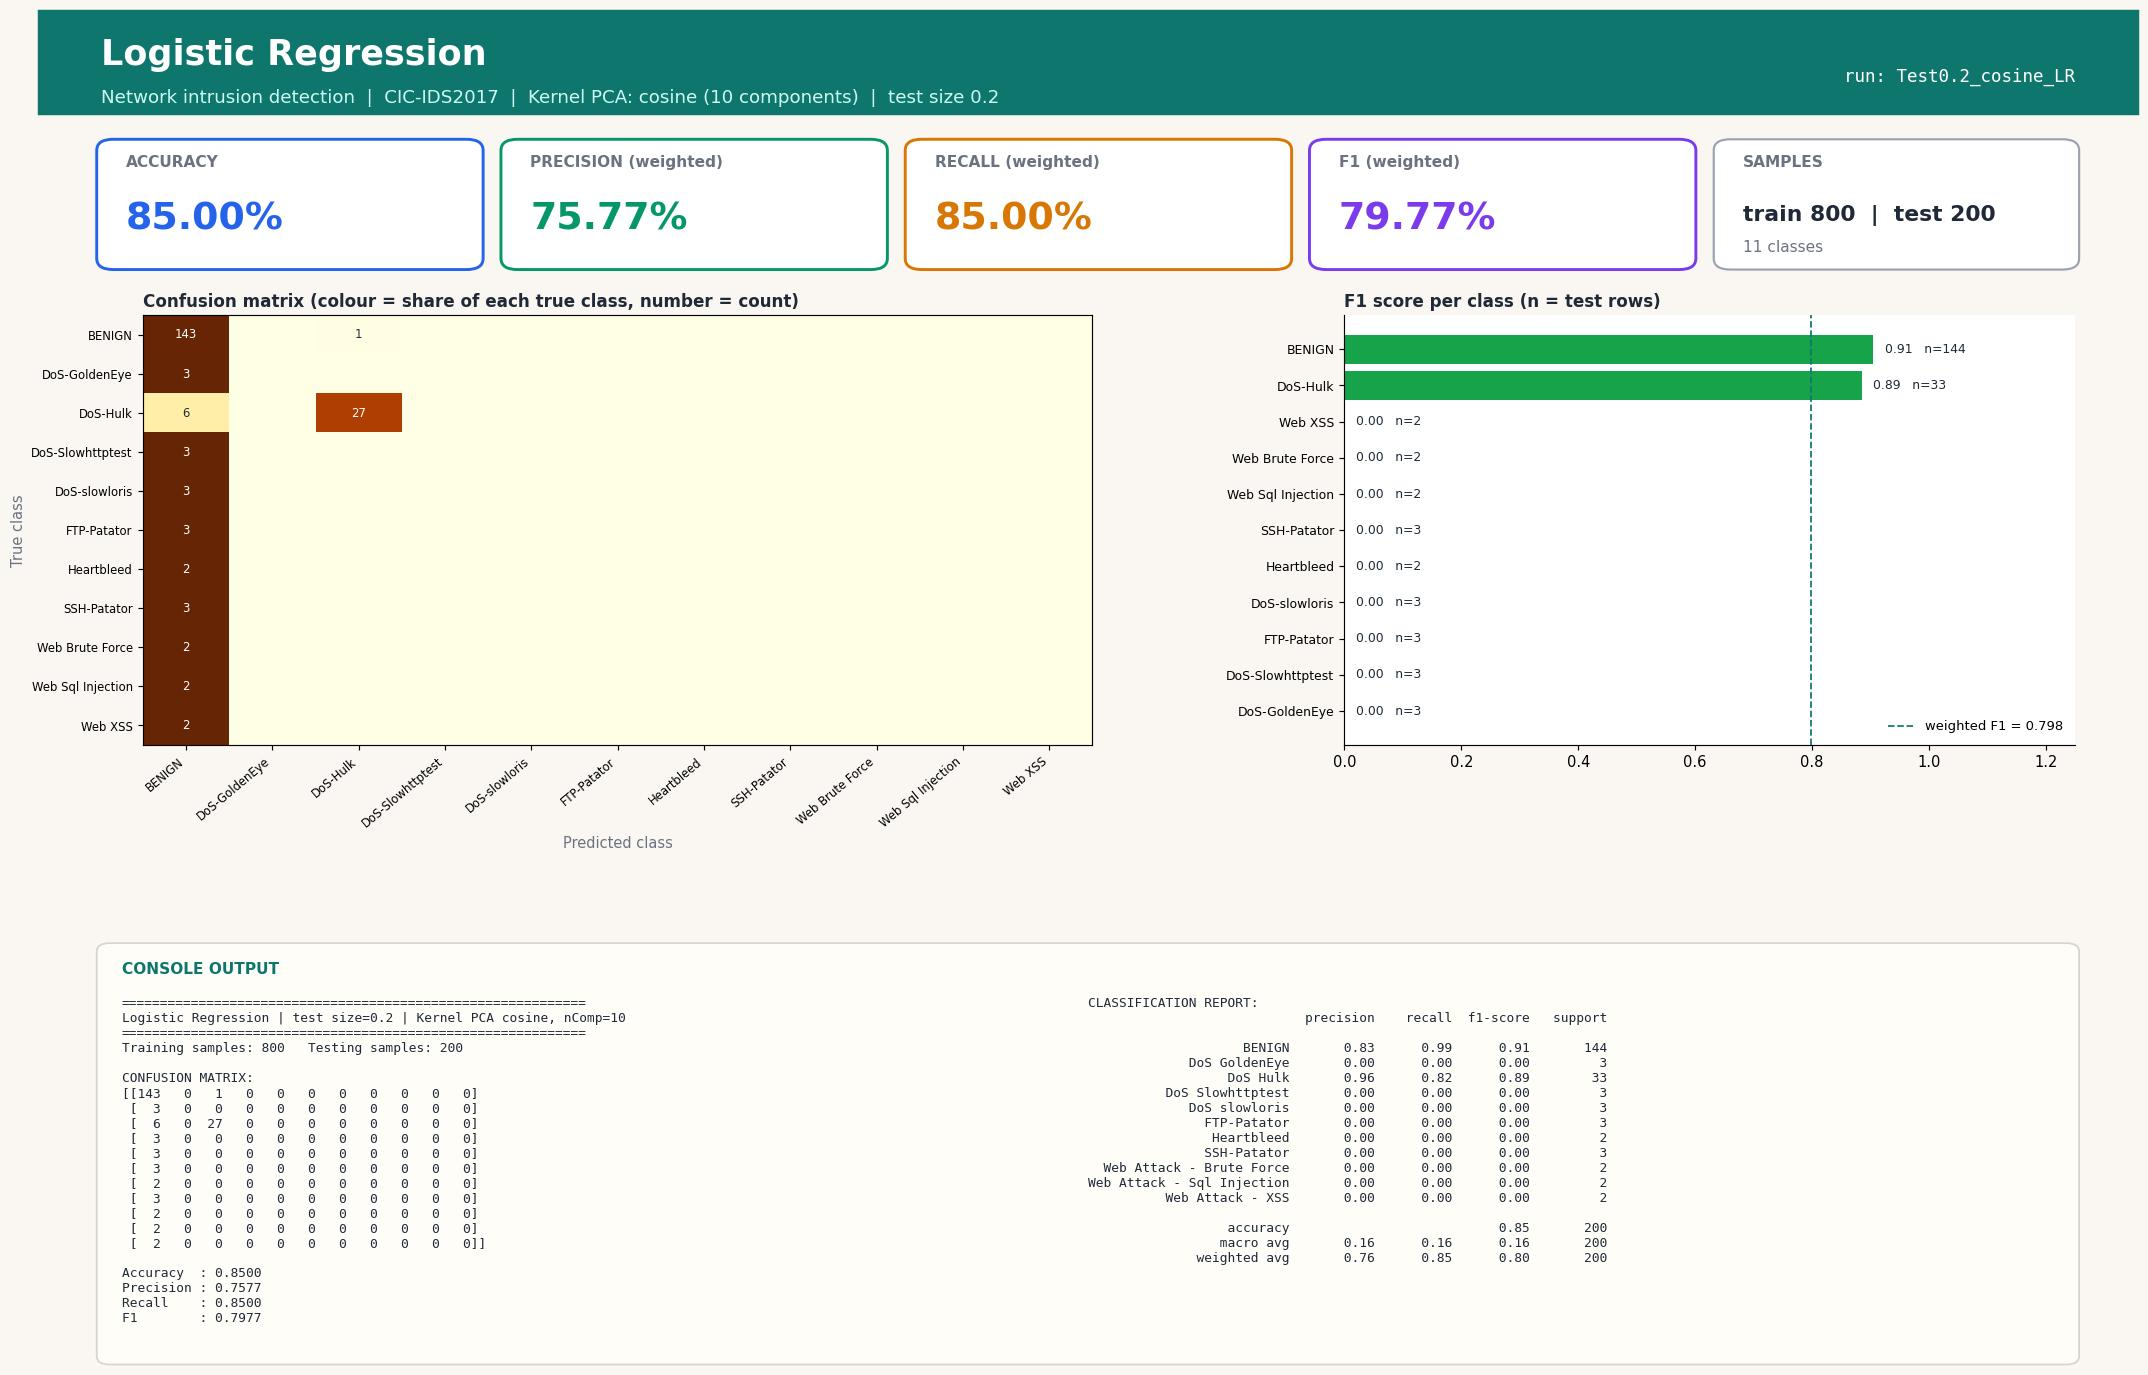

Generate this figure with Python:
#!/usr/bin/env python3
"""Logistic Regression | Test size 0.2 | Kernel PCA kernel=cosine, n_components=10
CIC-IDS2017 (Tue+Wed+Thu-morning) 1000-row stratified sample.
Run in any IDE (Spyder / VS Code / PyCharm / Jupyter): open the file and press Run, no arguments needed.
Saves next to this file: 'Test0.2_cosine_LR.jpg' - one image with the console output (confusion matrix, metrics, classification report) plus charts."""
import json, os
import numpy as np
import matplotlib.pyplot as plt
from sklearn.decomposition import KernelPCA
from sklearn.linear_model import LogisticRegression
from sklearn.metrics import (accuracy_score, classification_report, confusion_matrix,
                             f1_score, precision_score, recall_score)
from sklearn.model_selection import train_test_split
from sklearn.preprocessing import StandardScaler

TEST_SIZE, KERNEL, N_COMP, ALG, ALG_NAME = 0.2, "cosine", 10, "LR", "Logistic Regression"
try:
    HERE = os.path.dirname(os.path.abspath(__file__))
except NameError:                      # Jupyter / interactive console
    HERE = os.getcwd()
def _find_root():                      # folder that contains data/sample.npz (works from any working directory)
    for p in (HERE, os.path.join(HERE, ".."), os.path.join(HERE, "..", ".."), os.getcwd()):
        if os.path.exists(os.path.join(p, "data", "sample.npz")):
            return os.path.abspath(p)
    raise FileNotFoundError("data/sample.npz not found - run prepare_data.py or keep the repo folder structure")
ROOT = _find_root()
tag = f"Test{TEST_SIZE}_{KERNEL}_{ALG}"

# 1. LOAD cached, cleaned sample (see prepare_data.py)
d = np.load(os.path.join(ROOT, "data", "sample.npz"), allow_pickle=True)
X, y, class_names = d["X"], d["y"], [str(c).replace("�", "-") for c in d["classes"]]

# 2. SPLIT
X_train, X_test, y_train, y_test = train_test_split(
    X, y, test_size=TEST_SIZE, random_state=42, stratify=y)

# 3. SCALE (fit on train only)
scaler = StandardScaler()
X_train = scaler.fit_transform(X_train); X_test = scaler.transform(X_test)

# 4. DIMENSIONALITY REDUCTION: Kernel PCA (fit on train only; gamma = sklearn default 1/n_features)
kpca = KernelPCA(n_components=N_COMP, kernel=KERNEL, random_state=0)
X_train = kpca.fit_transform(X_train); X_test = kpca.transform(X_test)

# 5. CLASSIFIER
classifier = LogisticRegression(max_iter=1000, solver="lbfgs", random_state=0)
classifier.fit(X_train, y_train)
y_pred = classifier.predict(X_test)

# 6. METRICS
labels = np.arange(len(class_names))
cm = confusion_matrix(y_test, y_pred, labels=labels)
res = dict(test_size=TEST_SIZE, kernel=KERNEL, n_components=N_COMP, algorithm=ALG, model=ALG_NAME,
           n_train=int(len(y_train)), n_test=int(len(y_test)),
           accuracy=accuracy_score(y_test, y_pred),
           precision=precision_score(y_test, y_pred, average="weighted", zero_division=0),
           recall=recall_score(y_test, y_pred, average="weighted", zero_division=0),
           f1=f1_score(y_test, y_pred, average="weighted", zero_division=0))
report = classification_report(y_test, y_pred, labels=labels, target_names=class_names, zero_division=0)
lines = ["=" * 60, f"{ALG_NAME} | test size={TEST_SIZE} | Kernel PCA {KERNEL}, nComp={N_COMP}", "=" * 60,
         f"Training samples: {len(y_train)}   Testing samples: {len(y_test)}", "", "CONFUSION MATRIX:", np.array2string(cm), ""]
for k in ("accuracy", "precision", "recall", "f1"): lines.append(f"{k.capitalize():10s}: {res[k]:.4f}")
lines += ["", "CLASSIFICATION REPORT:", report]
console_output = "\n".join(lines); print(console_output)

# 7. VISUAL OUTPUT: ONE report-style image (banner, KPI cards, charts, console output) - real results only
from matplotlib.patches import FancyBboxPatch, Rectangle
short = [c.replace("Web Attack - ", "Web ").replace("DoS ", "DoS-") for c in class_names]
rep = classification_report(y_test, y_pred, labels=labels, target_names=class_names, zero_division=0, output_dict=True)
cmn = cm / np.maximum(cm.sum(axis=1, keepdims=True), 1)          # row-normalised = per-class recall
INK, MUTED, BG, ACC = "#1f2937", "#6b7280", "#faf7f2", "#0f766e"
fig = plt.figure(figsize=(20, 13.2), dpi=105, facecolor=BG)
fig.add_artist(Rectangle((0, 0.925), 1, 0.075, transform=fig.transFigure, color=ACC, zorder=0))
fig.text(0.03, 0.968, f"{ALG_NAME}", fontsize=24, fontweight="bold", color="white", va="center")
fig.text(0.03, 0.937, f"Network intrusion detection  |  CIC-IDS2017  |  Kernel PCA: {KERNEL} ({N_COMP} components)  |  test size {TEST_SIZE}",
         fontsize=12.5, color="#ccfbf1", va="center")
fig.text(0.97, 0.952, f"run: {tag}", fontsize=12, color="white", ha="right", va="center", family="monospace")

# KPI cards
cards = [("ACCURACY", res["accuracy"], "#2563eb"), ("PRECISION (weighted)", res["precision"], "#059669"),
         ("RECALL (weighted)", res["recall"], "#d97706"), ("F1 (weighted)", res["f1"], "#7c3aed")]
for i, (lab, v, col) in enumerate(cards):
    x0 = 0.03 + i * 0.1925
    fig.add_artist(FancyBboxPatch((x0, 0.815), 0.18, 0.09, boxstyle="round,pad=0.002,rounding_size=0.008", transform=fig.transFigure,
                                  facecolor="white", edgecolor=col, linewidth=2))
    fig.text(x0 + 0.012, 0.887, lab, fontsize=10.5, color=MUTED, fontweight="bold")
    fig.text(x0 + 0.012, 0.842, f"{v * 100:.2f}%", fontsize=26, color=col, fontweight="bold")
fig.add_artist(FancyBboxPatch((0.80, 0.815), 0.17, 0.09, boxstyle="round,pad=0.002,rounding_size=0.008", transform=fig.transFigure,
                              facecolor="white", edgecolor="#9ca3af", linewidth=1.5))
fig.text(0.812, 0.887, "SAMPLES", fontsize=10.5, color=MUTED, fontweight="bold")
fig.text(0.812, 0.848, f"train {res['n_train']}  |  test {res['n_test']}", fontsize=15, color=INK, fontweight="bold")
fig.text(0.812, 0.826, f"{len(class_names)} classes", fontsize=10.5, color=MUTED)

gs = fig.add_gridspec(1, 2, left=0.05, right=0.97, top=0.78, bottom=0.47, wspace=0.30, width_ratios=[1.3, 1])
ax1 = fig.add_subplot(gs[0, 0]); ax2 = fig.add_subplot(gs[0, 1])
for ax in (ax1, ax2): ax.set_facecolor("white")
im = ax1.imshow(cmn, cmap="YlOrBr", vmin=0, vmax=1, aspect="auto")
ax1.set_xticks(labels); ax1.set_yticks(labels); ax1.set_xticklabels(short, rotation=40, ha="right", fontsize=8); ax1.set_yticklabels(short, fontsize=8)
ax1.set_title("Confusion matrix (colour = share of each true class, number = count)", loc="left", fontsize=11.5, color=INK, fontweight="bold")
ax1.set_xlabel("Predicted class", color=MUTED); ax1.set_ylabel("True class", color=MUTED)
for a_ in labels:
    for b_ in labels:
        if cm[a_, b_]: ax1.text(b_, a_, cm[a_, b_], ha="center", va="center", fontsize=8, color="white" if cmn[a_, b_] > 0.6 else INK)
f1s = [rep[c]["f1-score"] for c in class_names]; sup = [int(rep[c]["support"]) for c in class_names]
order = np.argsort(f1s)
cols = ["#dc2626" if f1s[i] < 0.34 else "#f59e0b" if f1s[i] < 0.67 else "#16a34a" for i in order]
ax2.barh(range(len(order)), [f1s[i] for i in order], color=cols)
ax2.set_yticks(range(len(order))); ax2.set_yticklabels([short[i] for i in order], fontsize=8.5); ax2.set_xlim(0, 1.25)
ax2.set_title("F1 score per class (n = test rows)", loc="left", fontsize=11.5, color=INK, fontweight="bold")
for k, i in enumerate(order): ax2.text(f1s[i] + 0.02, k, f"{f1s[i]:.2f}   n={sup[i]}", va="center", fontsize=8.5, color=INK, zorder=5, bbox=dict(facecolor="white", edgecolor="none", pad=1))
for sp in ("top", "right"): ax2.spines[sp].set_visible(False)
ax2.axvline(res["f1"], color=ACC, ls="--", lw=1.2, label=f"weighted F1 = {res['f1']:.3f}"); ax2.legend(loc="lower right", fontsize=9, frameon=False)

# console output panel (same text that is printed to the console)
fig.add_artist(FancyBboxPatch((0.03, 0.025), 0.94, 0.30, boxstyle="round,pad=0.002,rounding_size=0.006", transform=fig.transFigure,
                              facecolor="#fffdf8", edgecolor="#d6d3d1", linewidth=1.2))
fig.text(0.04, 0.305, "CONSOLE OUTPUT", fontsize=10.5, color=ACC, fontweight="bold")
split_at = lines.index("CLASSIFICATION REPORT:")
fig.text(0.04, 0.288, "\n".join(lines[:split_at]), family="monospace", fontsize=8.8, color=INK, va="top")
fig.text(0.50, 0.288, "\n".join(lines[split_at:]), family="monospace", fontsize=8.8, color=INK, va="top")
plt.savefig(os.path.join(HERE, tag + ".jpg"), format="jpg", bbox_inches="tight", facecolor=BG)
if os.environ.get("ACN_NO_SHOW") != "1": plt.show()   # IDEs display the image; run_all.py disables this
plt.close()

os.makedirs(os.path.join(ROOT, "results", "json"), exist_ok=True)
with open(os.path.join(ROOT, "results", "json", tag + ".json"), "w") as f: json.dump(res, f)
